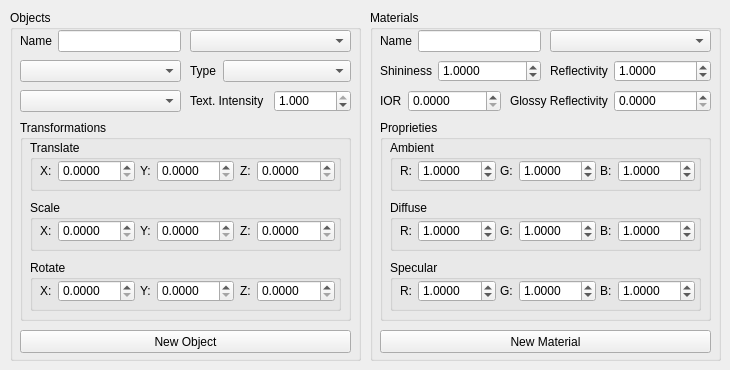
      <widget class="QWidget" name="objectsMaterialsTab">
       <attribute name="title">
        <string>Objects &amp;&amp; Materials</string>
       </attribute>
       <widget class="QGroupBox" name="objectsGroup">
        <property name="geometry">
         <rect>
          <x>10</x>
          <y>10</y>
          <width>351</width>
          <height>351</height>
         </rect>
        </property>
        <property name="title">
         <string>Objects</string>
        </property>
        <widget class="QComboBox" name="objectsComboBox">
         <property name="geometry">
          <rect>
           <x>180</x>
           <y>20</y>
           <width>161</width>
           <height>22</height>
          </rect>
         </property>
        </widget>
        <widget class="QComboBox" name="objMaterialsComboBox">
         <property name="geometry">
          <rect>
           <x>10</x>
           <y>50</y>
           <width>161</width>
           <height>22</height>
          </rect>
         </property>
        </widget>
        <widget class="QComboBox" name="objTexturesComboBox">
         <property name="geometry">
          <rect>
           <x>10</x>
           <y>80</y>
           <width>161</width>
           <height>22</height>
          </rect>
         </property>
        </widget>
        <widget class="QGroupBox" name="transformationGroup">
         <property name="geometry">
          <rect>
           <x>10</x>
           <y>110</y>
           <width>331</width>
           <height>201</height>
          </rect>
         </property>
         <property name="title">
          <string>Transformations</string>
         </property>
         <widget class="QGroupBox" name="translateGroup">
          <property name="geometry">
           <rect>
            <x>10</x>
            <y>20</y>
            <width>311</width>
            <height>51</height>
           </rect>
          </property>
          <property name="title">
           <string>Translate</string>
          </property>
          <widget class="QWidget" name="layoutWidget">
           <property name="geometry">
            <rect>
             <x>10</x>
             <y>20</y>
             <width>95</width>
             <height>22</height>
            </rect>
           </property>
           <layout class="QHBoxLayout" name="horizontalLayout_4">
            <item>
             <widget class="QLabel" name="label_3">
              <property name="text">
               <string>X:</string>
              </property>
             </widget>
            </item>
            <item>
             <widget class="QDoubleSpinBox" name="xTranslateSpin">
              <property name="decimals">
               <number>4</number>
              </property>
              <property name="maximum">
               <double>9999.000000000000000</double>
              </property>
              <property name="singleStep">
               <double>0.500000000000000</double>
              </property>
             </widget>
            </item>
           </layout>
          </widget>
          <widget class="QWidget" name="layoutWidget">
           <property name="geometry">
            <rect>
             <x>110</x>
             <y>20</y>
             <width>94</width>
             <height>22</height>
            </rect>
           </property>
           <layout class="QHBoxLayout" name="horizontalLayout_5">
            <item>
             <widget class="QLabel" name="label_4">
              <property name="text">
               <string>Y:</string>
              </property>
             </widget>
            </item>
            <item>
             <widget class="QDoubleSpinBox" name="yTranslateSpin">
              <property name="decimals">
               <number>4</number>
              </property>
              <property name="maximum">
               <double>9999.000000000000000</double>
              </property>
              <property name="singleStep">
               <double>0.500000000000000</double>
              </property>
             </widget>
            </item>
           </layout>
          </widget>
          <widget class="QWidget" name="layoutWidget_2">
           <property name="geometry">
            <rect>
             <x>210</x>
             <y>20</y>
             <width>95</width>
             <height>22</height>
            </rect>
           </property>
           <layout class="QHBoxLayout" name="horizontalLayout_6">
            <item>
             <widget class="QLabel" name="label_5">
              <property name="text">
               <string>Z:</string>
              </property>
             </widget>
            </item>
            <item>
             <widget class="QDoubleSpinBox" name="zTranslateSpin">
              <property name="decimals">
               <number>4</number>
              </property>
              <property name="maximum">
               <double>9999.000000000000000</double>
              </property>
              <property name="singleStep">
               <double>0.500000000000000</double>
              </property>
             </widget>
            </item>
           </layout>
          </widget>
         </widget>
         <widget class="QGroupBox" name="scaleGroup">
          <property name="geometry">
           <rect>
            <x>10</x>
            <y>80</y>
            <width>311</width>
            <height>51</height>
           </rect>
          </property>
          <property name="title">
           <string>Scale</string>
          </property>
          <widget class="QWidget" name="layoutWidget_3">
           <property name="geometry">
            <rect>
             <x>10</x>
             <y>20</y>
             <width>95</width>
             <height>22</height>
            </rect>
           </property>
           <layout class="QHBoxLayout" name="horizontalLayout_7">
            <item>
             <widget class="QLabel" name="label_6">
              <property name="text">
               <string>X:</string>
              </property>
             </widget>
            </item>
            <item>
             <widget class="QDoubleSpinBox" name="xScaleSpin">
              <property name="decimals">
               <number>4</number>
              </property>
              <property name="maximum">
               <double>9999.000000000000000</double>
              </property>
              <property name="singleStep">
               <double>0.500000000000000</double>
              </property>
             </widget>
            </item>
           </layout>
          </widget>
          <widget class="QWidget" name="layoutWidget_4">
           <property name="geometry">
            <rect>
             <x>110</x>
             <y>20</y>
             <width>94</width>
             <height>22</height>
            </rect>
           </property>
           <layout class="QHBoxLayout" name="horizontalLayout_8">
            <item>
             <widget class="QLabel" name="label_7">
              <property name="text">
               <string>Y:</string>
              </property>
             </widget>
            </item>
            <item>
             <widget class="QDoubleSpinBox" name="yScaleSpin">
              <property name="decimals">
               <number>4</number>
              </property>
              <property name="maximum">
               <double>9999.000000000000000</double>
              </property>
              <property name="singleStep">
               <double>0.500000000000000</double>
              </property>
             </widget>
            </item>
           </layout>
          </widget>
          <widget class="QWidget" name="layoutWidget_5">
           <property name="geometry">
            <rect>
             <x>210</x>
             <y>20</y>
             <width>95</width>
             <height>22</height>
            </rect>
           </property>
           <layout class="QHBoxLayout" name="horizontalLayout_9">
            <item>
             <widget class="QLabel" name="label_8">
              <property name="text">
               <string>Z:</string>
              </property>
             </widget>
            </item>
            <item>
             <widget class="QDoubleSpinBox" name="zScaleSpin">
              <property name="decimals">
               <number>4</number>
              </property>
              <property name="maximum">
               <double>9999.000000000000000</double>
              </property>
              <property name="singleStep">
               <double>0.500000000000000</double>
              </property>
             </widget>
            </item>
           </layout>
          </widget>
         </widget>
         <widget class="QGroupBox" name="rotateGroup">
          <property name="geometry">
           <rect>
            <x>10</x>
            <y>140</y>
            <width>311</width>
            <height>51</height>
           </rect>
          </property>
          <property name="title">
           <string>Rotate</string>
          </property>
          <widget class="QWidget" name="layoutWidget_6">
           <property name="geometry">
            <rect>
             <x>10</x>
             <y>20</y>
             <width>95</width>
             <height>22</height>
            </rect>
           </property>
           <layout class="QHBoxLayout" name="xLayout">
            <item>
             <widget class="QLabel" name="xLabel">
              <property name="text">
               <string>X:</string>
              </property>
             </widget>
            </item>
            <item>
             <widget class="QDoubleSpinBox" name="xRotateSpin">
              <property name="decimals">
               <number>4</number>
              </property>
              <property name="maximum">
               <double>9999.000000000000000</double>
              </property>
              <property name="singleStep">
               <double>0.500000000000000</double>
              </property>
             </widget>
            </item>
           </layout>
          </widget>
          <widget class="QWidget" name="layoutWidget_7">
           <property name="geometry">
            <rect>
             <x>110</x>
             <y>20</y>
             <width>94</width>
             <height>22</height>
            </rect>
           </property>
           <layout class="QHBoxLayout" name="yLayout">
            <item>
             <widget class="QLabel" name="yLabel">
              <property name="text">
               <string>Y:</string>
              </property>
             </widget>
            </item>
            <item>
             <widget class="QDoubleSpinBox" name="yRotateSpin">
              <property name="decimals">
               <number>4</number>
              </property>
              <property name="maximum">
               <double>9999.000000000000000</double>
              </property>
              <property name="singleStep">
               <double>0.500000000000000</double>
              </property>
             </widget>
            </item>
           </layout>
          </widget>
          <widget class="QWidget" name="layoutWidget_8">
           <property name="geometry">
            <rect>
             <x>210</x>
             <y>20</y>
             <width>95</width>
             <height>22</height>
            </rect>
           </property>
           <layout class="QHBoxLayout" name="zLayout">
            <item>
             <widget class="QLabel" name="zLabel">
              <property name="text">
               <string>Z:</string>
              </property>
             </widget>
            </item>
            <item>
             <widget class="QDoubleSpinBox" name="zRotateSpin">
              <property name="decimals">
               <number>4</number>
              </property>
              <property name="maximum">
               <double>9999.000000000000000</double>
              </property>
              <property name="singleStep">
               <double>0.500000000000000</double>
              </property>
             </widget>
            </item>
           </layout>
          </widget>
         </widget>
        </widget>
        <widget class="QPushButton" name="newObjectButton">
         <property name="geometry">
          <rect>
           <x>10</x>
           <y>320</y>
           <width>331</width>
           <height>23</height>
          </rect>
         </property>
         <property name="text">
          <string>New Object</string>
         </property>
        </widget>
        <widget class="QWidget" name="layoutWidget">
         <property name="geometry">
          <rect>
           <x>10</x>
           <y>20</y>
           <width>161</width>
           <height>22</height>
          </rect>
         </property>
         <layout class="QHBoxLayout" name="nameLayout">
          <item>
           <widget class="QLabel" name="nameLabel">
            <property name="text">
             <string>Name</string>
            </property>
           </widget>
          </item>
          <item>
           <widget class="QLineEdit" name="objectNameInput"/>
          </item>
         </layout>
        </widget>
        <widget class="QWidget" name="layoutWidget">
         <property name="geometry">
          <rect>
           <x>180</x>
           <y>50</y>
           <width>161</width>
           <height>22</height>
          </rect>
         </property>
         <layout class="QHBoxLayout" name="typeLayout">
          <item>
           <widget class="QLabel" name="typeLabel">
            <property name="sizePolicy">
             <sizepolicy hsizetype="Preferred" vsizetype="Preferred">
              <horstretch>0</horstretch>
              <verstretch>0</verstretch>
             </sizepolicy>
            </property>
            <property name="lineWidth">
             <number>1</number>
            </property>
            <property name="text">
             <string>Type</string>
            </property>
           </widget>
          </item>
          <item>
           <widget class="QComboBox" name="typeComboBox">
            <property name="sizePolicy">
             <sizepolicy hsizetype="Preferred" vsizetype="Preferred">
              <horstretch>1</horstretch>
              <verstretch>0</verstretch>
             </sizepolicy>
            </property>
           </widget>
          </item>
         </layout>
        </widget>
        <widget class="QWidget" name="layoutWidget">
         <property name="geometry">
          <rect>
           <x>180</x>
           <y>80</y>
           <width>161</width>
           <height>22</height>
          </rect>
         </property>
         <layout class="QHBoxLayout" name="textIntensityLayout">
          <item>
           <widget class="QLabel" name="textIntensityLabel">
            <property name="text">
             <string>Text. Intensity</string>
            </property>
           </widget>
          </item>
          <item>
           <widget class="QDoubleSpinBox" name="textIntensitySpin">
            <property name="decimals">
             <number>3</number>
            </property>
            <property name="maximum">
             <double>1.000000000000000</double>
            </property>
            <property name="value">
             <double>1.000000000000000</double>
            </property>
           </widget>
          </item>
         </layout>
        </widget>
       </widget>
       <widget class="QGroupBox" name="materialsGroup">
        <property name="geometry">
         <rect>
          <x>370</x>
          <y>10</y>
          <width>351</width>
          <height>351</height>
         </rect>
        </property>
        <property name="title">
         <string>Materials</string>
        </property>
        <widget class="QPushButton" name="newMaterialButton">
         <property name="geometry">
          <rect>
           <x>10</x>
           <y>320</y>
           <width>331</width>
           <height>23</height>
          </rect>
         </property>
         <property name="text">
          <string>New Material</string>
         </property>
        </widget>
        <widget class="QWidget" name="layoutWidget_9">
         <property name="geometry">
          <rect>
           <x>10</x>
           <y>20</y>
           <width>161</width>
           <height>22</height>
          </rect>
         </property>
         <layout class="QHBoxLayout" name="nameLayout_2">
          <item>
           <widget class="QLabel" name="nameLabel_2">
            <property name="text">
             <string>Name</string>
            </property>
           </widget>
          </item>
          <item>
           <widget class="QLineEdit" name="materialNameInput"/>
          </item>
         </layout>
        </widget>
        <widget class="QComboBox" name="materialsComboBox">
         <property name="geometry">
          <rect>
           <x>180</x>
           <y>20</y>
           <width>161</width>
           <height>22</height>
          </rect>
         </property>
        </widget>
        <widget class="QGroupBox" name="transformationGroup_2">
         <property name="geometry">
          <rect>
           <x>10</x>
           <y>110</y>
           <width>331</width>
           <height>201</height>
          </rect>
         </property>
         <property name="title">
          <string>Proprieties</string>
         </property>
         <widget class="QGroupBox" name="translateGroup_2">
          <property name="geometry">
           <rect>
            <x>10</x>
            <y>20</y>
            <width>311</width>
            <height>51</height>
           </rect>
          </property>
          <property name="title">
           <string>Ambient</string>
          </property>
          <widget class="QWidget" name="layoutWidget_10">
           <property name="geometry">
            <rect>
             <x>10</x>
             <y>20</y>
             <width>96</width>
             <height>22</height>
            </rect>
           </property>
           <layout class="QHBoxLayout" name="horizontalLayout_12">
            <item>
             <widget class="QLabel" name="label_12">
              <property name="text">
               <string>R:</string>
              </property>
             </widget>
            </item>
            <item>
             <widget class="QDoubleSpinBox" name="ambientRedSpin">
              <property name="decimals">
               <number>4</number>
              </property>
              <property name="maximum">
               <double>9999.000000000000000</double>
              </property>
              <property name="singleStep">
               <double>0.500000000000000</double>
              </property>
              <property name="value">
               <double>1.000000000000000</double>
              </property>
             </widget>
            </item>
           </layout>
          </widget>
          <widget class="QWidget" name="layoutWidget_11">
           <property name="geometry">
            <rect>
             <x>110</x>
             <y>20</y>
             <width>96</width>
             <height>22</height>
            </rect>
           </property>
           <layout class="QHBoxLayout" name="horizontalLayout_13">
            <item>
             <widget class="QLabel" name="label_13">
              <property name="text">
               <string>G:</string>
              </property>
             </widget>
            </item>
            <item>
             <widget class="QDoubleSpinBox" name="ambientGreenSpin">
              <property name="decimals">
               <number>4</number>
              </property>
              <property name="maximum">
               <double>9999.000000000000000</double>
              </property>
              <property name="singleStep">
               <double>0.500000000000000</double>
              </property>
              <property name="value">
               <double>1.000000000000000</double>
              </property>
             </widget>
            </item>
           </layout>
          </widget>
          <widget class="QWidget" name="layoutWidget_12">
           <property name="geometry">
            <rect>
             <x>210</x>
             <y>20</y>
             <width>95</width>
             <height>22</height>
            </rect>
           </property>
           <layout class="QHBoxLayout" name="horizontalLayout_14">
            <item>
             <widget class="QLabel" name="label_14">
              <property name="text">
               <string>B:</string>
              </property>
             </widget>
            </item>
            <item>
             <widget class="QDoubleSpinBox" name="ambientBlueSpin">
              <property name="decimals">
               <number>4</number>
              </property>
              <property name="maximum">
               <double>9999.000000000000000</double>
              </property>
              <property name="singleStep">
               <double>0.500000000000000</double>
              </property>
              <property name="value">
               <double>1.000000000000000</double>
              </property>
             </widget>
            </item>
           </layout>
          </widget>
         </widget>
         <widget class="QGroupBox" name="scaleGroup_2">
          <property name="geometry">
           <rect>
            <x>10</x>
            <y>80</y>
            <width>311</width>
            <height>51</height>
           </rect>
          </property>
          <property name="title">
           <string>Diffuse</string>
          </property>
          <widget class="QWidget" name="layoutWidget_13">
           <property name="geometry">
            <rect>
             <x>10</x>
             <y>20</y>
             <width>96</width>
             <height>22</height>
            </rect>
           </property>
           <layout class="QHBoxLayout" name="horizontalLayout_15">
            <item>
             <widget class="QLabel" name="label_15">
              <property name="text">
               <string>R:</string>
              </property>
             </widget>
            </item>
            <item>
             <widget class="QDoubleSpinBox" name="diffuseRedSpin">
              <property name="decimals">
               <number>4</number>
              </property>
              <property name="maximum">
               <double>9999.000000000000000</double>
              </property>
              <property name="singleStep">
               <double>0.500000000000000</double>
              </property>
              <property name="value">
               <double>1.000000000000000</double>
              </property>
             </widget>
            </item>
           </layout>
          </widget>
          <widget class="QWidget" name="layoutWidget_14">
           <property name="geometry">
            <rect>
             <x>110</x>
             <y>20</y>
             <width>96</width>
             <height>22</height>
            </rect>
           </property>
           <layout class="QHBoxLayout" name="horizontalLayout_16">
            <item>
             <widget class="QLabel" name="label_16">
              <property name="text">
               <string>G:</string>
              </property>
             </widget>
            </item>
            <item>
             <widget class="QDoubleSpinBox" name="diffuseGreenSpin">
              <property name="decimals">
               <number>4</number>
              </property>
              <property name="maximum">
               <double>9999.000000000000000</double>
              </property>
              <property name="singleStep">
               <double>0.500000000000000</double>
              </property>
              <property name="value">
               <double>1.000000000000000</double>
              </property>
             </widget>
            </item>
           </layout>
          </widget>
          <widget class="QWidget" name="layoutWidget_15">
           <property name="geometry">
            <rect>
             <x>210</x>
             <y>20</y>
             <width>95</width>
             <height>22</height>
            </rect>
           </property>
           <layout class="QHBoxLayout" name="horizontalLayout_17">
            <item>
             <widget class="QLabel" name="label_17">
              <property name="text">
               <string>B:</string>
              </property>
             </widget>
            </item>
            <item>
             <widget class="QDoubleSpinBox" name="diffuseBlueSpin">
              <property name="decimals">
               <number>4</number>
              </property>
              <property name="maximum">
               <double>9999.000000000000000</double>
              </property>
              <property name="singleStep">
               <double>0.500000000000000</double>
              </property>
              <property name="value">
               <double>1.000000000000000</double>
              </property>
             </widget>
            </item>
           </layout>
          </widget>
         </widget>
         <widget class="QGroupBox" name="rotateGroup_2">
          <property name="geometry">
           <rect>
            <x>10</x>
            <y>140</y>
            <width>311</width>
            <height>51</height>
           </rect>
          </property>
          <property name="title">
           <string>Specular</string>
          </property>
          <widget class="QWidget" name="layoutWidget_16">
           <property name="geometry">
            <rect>
             <x>10</x>
             <y>20</y>
             <width>96</width>
             <height>22</height>
            </rect>
           </property>
           <layout class="QHBoxLayout" name="xLayout_2">
            <item>
             <widget class="QLabel" name="xLabel_2">
              <property name="text">
               <string>R:</string>
              </property>
             </widget>
            </item>
            <item>
             <widget class="QDoubleSpinBox" name="specularRedSpin">
              <property name="decimals">
               <number>4</number>
              </property>
              <property name="maximum">
               <double>9999.000000000000000</double>
              </property>
              <property name="singleStep">
               <double>0.500000000000000</double>
              </property>
              <property name="value">
               <double>1.000000000000000</double>
              </property>
             </widget>
            </item>
           </layout>
          </widget>
          <widget class="QWidget" name="layoutWidget_17">
           <property name="geometry">
            <rect>
             <x>110</x>
             <y>20</y>
             <width>96</width>
             <height>22</height>
            </rect>
           </property>
           <layout class="QHBoxLayout" name="yLayout_2">
            <item>
             <widget class="QLabel" name="yLabel_2">
              <property name="text">
               <string>G:</string>
              </property>
             </widget>
            </item>
            <item>
             <widget class="QDoubleSpinBox" name="specularGreenSpin">
              <property name="decimals">
               <number>4</number>
              </property>
              <property name="maximum">
               <double>9999.000000000000000</double>
              </property>
              <property name="singleStep">
               <double>0.500000000000000</double>
              </property>
              <property name="value">
               <double>1.000000000000000</double>
              </property>
             </widget>
            </item>
           </layout>
          </widget>
          <widget class="QWidget" name="layoutWidget_18">
           <property name="geometry">
            <rect>
             <x>210</x>
             <y>20</y>
             <width>95</width>
             <height>22</height>
            </rect>
           </property>
           <layout class="QHBoxLayout" name="zLayout_2">
            <item>
             <widget class="QLabel" name="zLabel_2">
              <property name="text">
               <string>B:</string>
              </property>
             </widget>
            </item>
            <item>
             <widget class="QDoubleSpinBox" name="specularBlueSpin">
              <property name="decimals">
               <number>4</number>
              </property>
              <property name="maximum">
               <double>9999.000000000000000</double>
              </property>
              <property name="singleStep">
               <double>0.500000000000000</double>
              </property>
              <property name="value">
               <double>1.000000000000000</double>
              </property>
             </widget>
            </item>
           </layout>
          </widget>
         </widget>
        </widget>
        <widget class="QWidget" name="layoutWidget">
         <property name="geometry">
          <rect>
           <x>10</x>
           <y>50</y>
           <width>161</width>
           <height>22</height>
          </rect>
         </property>
         <layout class="QHBoxLayout" name="horizontalLayout_2">
          <item>
           <widget class="QLabel" name="label_2">
            <property name="text">
             <string>Shininess</string>
            </property>
           </widget>
          </item>
          <item>
           <widget class="QDoubleSpinBox" name="shininessSpin">
            <property name="sizePolicy">
             <sizepolicy hsizetype="Minimum" vsizetype="Fixed">
              <horstretch>1</horstretch>
              <verstretch>0</verstretch>
             </sizepolicy>
            </property>
            <property name="decimals">
             <number>4</number>
            </property>
            <property name="singleStep">
             <double>0.500000000000000</double>
            </property>
            <property name="value">
             <double>1.000000000000000</double>
            </property>
           </widget>
          </item>
         </layout>
        </widget>
        <widget class="QWidget" name="layoutWidget">
         <property name="geometry">
          <rect>
           <x>180</x>
           <y>50</y>
           <width>161</width>
           <height>22</height>
          </rect>
         </property>
         <layout class="QHBoxLayout" name="horizontalLayout_3">
          <item>
           <widget class="QLabel" name="label_9">
            <property name="text">
             <string>Reflectivity</string>
            </property>
           </widget>
          </item>
          <item>
           <widget class="QDoubleSpinBox" name="reflectivitySpin">
            <property name="sizePolicy">
             <sizepolicy hsizetype="Minimum" vsizetype="Fixed">
              <horstretch>1</horstretch>
              <verstretch>0</verstretch>
             </sizepolicy>
            </property>
            <property name="decimals">
             <number>4</number>
            </property>
            <property name="singleStep">
             <double>0.500000000000000</double>
            </property>
            <property name="value">
             <double>1.000000000000000</double>
            </property>
           </widget>
          </item>
         </layout>
        </widget>
        <widget class="QWidget" name="layoutWidget">
         <property name="geometry">
          <rect>
           <x>10</x>
           <y>80</y>
           <width>121</width>
           <height>22</height>
          </rect>
         </property>
         <layout class="QHBoxLayout" name="horizontalLayout_10">
          <item>
           <widget class="QLabel" name="label_10">
            <property name="text">
             <string>IOR</string>
            </property>
           </widget>
          </item>
          <item>
           <widget class="QDoubleSpinBox" name="iorSpin">
            <property name="sizePolicy">
             <sizepolicy hsizetype="Minimum" vsizetype="Fixed">
              <horstretch>1</horstretch>
              <verstretch>0</verstretch>
             </sizepolicy>
            </property>
            <property name="decimals">
             <number>4</number>
            </property>
            <property name="singleStep">
             <double>0.050000000000000</double>
            </property>
           </widget>
          </item>
         </layout>
        </widget>
        <widget class="QWidget" name="layoutWidget">
         <property name="geometry">
          <rect>
           <x>140</x>
           <y>80</y>
           <width>201</width>
           <height>22</height>
          </rect>
         </property>
         <layout class="QHBoxLayout" name="horizontalLayout_11">
          <item>
           <widget class="QLabel" name="label_11">
            <property name="text">
             <string>Glossy Reflectivity</string>
            </property>
           </widget>
          </item>
          <item>
           <widget class="QDoubleSpinBox" name="glossySpin">
            <property name="sizePolicy">
             <sizepolicy hsizetype="Minimum" vsizetype="Fixed">
              <horstretch>1</horstretch>
              <verstretch>0</verstretch>
             </sizepolicy>
            </property>
            <property name="decimals">
             <number>4</number>
            </property>
            <property name="singleStep">
             <double>0.010000000000000</double>
            </property>
           </widget>
          </item>
         </layout>
        </widget>
        <zorder>layoutWidget</zorder>
        <zorder>layoutWidget</zorder>
        <zorder>layoutWidget</zorder>
        <zorder>layoutWidget</zorder>
        <zorder>newMaterialButton</zorder>
        <zorder>layoutWidget_9</zorder>
        <zorder>materialsComboBox</zorder>
        <zorder>transformationGroup_2</zorder>
       </widget>
      </widget>
